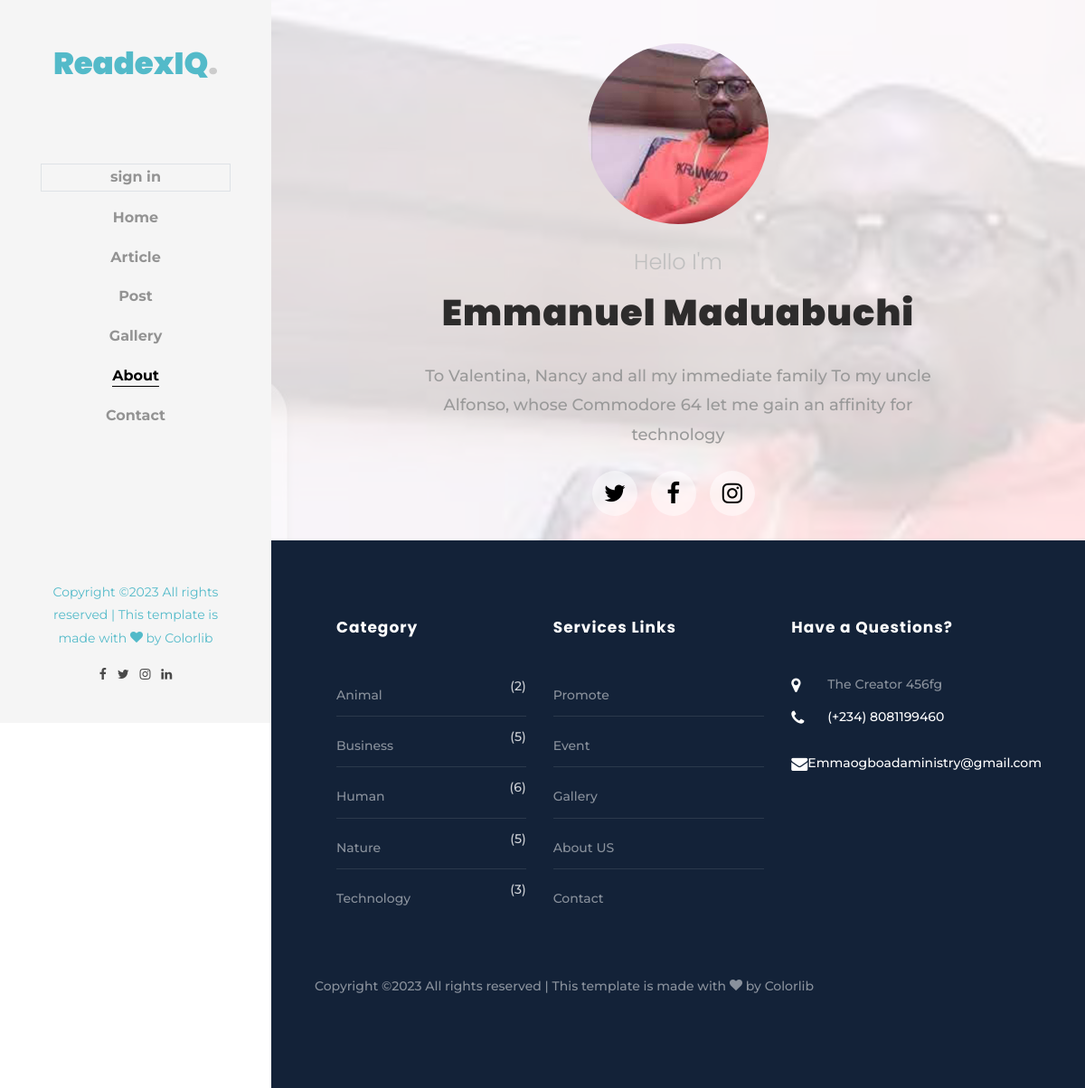
Page /about-author on the committed database.
### bookApp/models.py (models this page shows, shortened)
class Author(models.Model):
    user = models.OneToOneField(User, on_delete=models.CASCADE)
    first_name = models.CharField(max_length=20, blank=False, null=True)
    last_name = models.CharField(max_length=20, blank=False, null=True)
    about = models.TextField(blank=False, null=True)
    address = models.TextField(blank=False, null=True)
    street = models.TextField(blank=False, null=True)
    website_name = models.TextField(default='Elen', blank=True, null=True)
    facebook_url = models.CharField(max_length=225, blank=True, null=True)
    twitter_url = models.CharField(max_length=225, blank=True, null=True)
    telegram_url = models.CharField(max_length=225, blank=True, null=True)
    linkdin_url = models.CharField(max_length=225, blank=True, null=True)
    telgram_url = models.CharField(max_length=225, blank=True, null=True)
    tel = models.IntegerField(default="(234) ", null=True)
    image = models.ImageField(upload_to='myApp/image',  blank=False, null=True)

class Category(models.Model):
    title = models.CharField(max_length=20, blank=False, null=True)
    description = models.TextField(blank=False, null=True)
    slug = models.SlugField( blank=False, null=True)
    thumbnail = models.ImageField( blank=False, null=True)
    timestamp = models.DateTimeField(auto_now_add=True, blank=False, null=True)

### bookApp/views.py (the view)
# urls.py: path('about-author', AboutView.as_view(), name='about'),
class AboutView(ListView):
    model = Author
    template_name = 'bookApp/about.html'
    def get_context_data(self,**kwargs):
        context = super().get_context_data(**kwargs)
        context['author'] = Author.objects.get(id=1)
        context['sidebar'] = Post.objects.values('categories__title').annotate(Count('categories__title'))
        return context

### bookApp/templates/bookApp/about.html (shortened to what this page needs)
{% extends 'bookapp/base.html' %}
{% load static %}
  {% block content %}
	<div id="colorlib-page">
		<aside id="colorlib-aside" role="complementary" class="js-fullheight text-center">
			<h1 id="colorlib-logo"><a style="color: #17a3b8bb;" href="{% url 'home' %}">{{author.website_name|capfirst}}<span>.</span></a></h1>
			<nav id="colorlib-main-menu" role="navigation">
				<ul>
					{% if request.user.is_authenticated %}
					<li>
						<div class="border">
							{{user.username|capfirst|truncatechars:8}}<br>
							<small class="icon-user"> <a href="{% url 'logout' %}"> sign out</a></small>
						</div>
					</li>
					{% else %}
					<li class="border"><a href="{% url 'login' %}">sign in</a></li>
					{% endif %}
					    <li><a href="{% url 'home' %}">Home</a></li>
						<li><a href="{% url 'article' %}">Article</a></li>
						<li><a href="{% url 'post' %}">Post</a></li>
						<li><a href="{% url 'photo' %}">Gallery</a></li>
						<li class="colorlib-active"><a href="{% url 'about' %}">About</a></li>
						<li><a href="{% url 'contact' %}">Contact</a></li>
				</ul>
			</nav>
			<div style="color: #17a3b8bb;" class="colorlib-footer">
				<p>
			  Copyright &copy;<script>document.write(new Date().getFullYear());</script> All rights reserved | This template is made with <i class="icon-heart" aria-hidden="true"></i> by <a href="https://colorlib.com" target="_blank">Colorlib</a>
				<ul>
					<li><a><i class="icon-facebook"></i></a></li>
					<li><a><i class="icon-twitter"></i></a></li>
					<li><a><i class="icon-instagram"></i></a></li>
					<li><a><i class="icon-linkedin"></i></a></li>
				</ul>
			</div>
		</aside>
		<div id="colorlib-main">
			<div class="hero-wrap hero-wrap-2 pt-5" style="background-image: url({{author.image.url}});" data-stellar-background-ratio="0.5">
				<div class="overlay"></div>
				<div class="d-flex justify-content-center align-items-center">
					<div class="col-md-8 text text-center">
						<div class="img mb-4" style="background-image: url({{author.image.url}});"></div>
						<div class="desc">
							<h2 class="subheading">Hello I'm</h2>
							<h1 class="mb-4">{{author.first_name|capfirst}} {{author.last_name|capfirst}}</h1>
							<p class="mb-4">{{author.about|capfirst}}</p>
							<ul class="ftco-social mt-3">
                <li class="ftco-animate"><a><span class="icon-twitter"></span></a></li>
                <li class="ftco-animate"><a><span class="icon-facebook"></span></a></li>
                <li class="ftco-animate"><a><span class="icon-instagram"></span></a></li>
              </ul>
						</div>
					</div>
				</div>
			</div>
			{% include 'bookApp/includes/footer.html' %}
		</div>
	</div>
{% endblock %}

### bookApp/templates/bookApp/includes/footer.html
 <footer class="ftco-footer ftco-bg-dark ftco-section">
      <div class="container px-md-5">
        <div class="row mb-5">
          <div class="col-md">
            <div class="ftco-footer-widget mb-4 ml-md-4">
              <h2 class="ftco-heading-2">Category</h2>
              <ul class="list-unstyled categories">
                {% for tags in sidebar %}
		            <li><a href="#">{{ tags.categories__title|capfirst }}<span>({{ tags.categories__title__count }})</span></a></li>
		            {% endfor %}
              </ul>
            </div>
          </div>
          <div class="col-md">
             <div class="ftco-footer-widget mb-4">
              <h2 class="ftco-heading-2">Services Links</h2>
              <ul class="list-unstyled categories">
            		<li><a href="{% url 'home' %}">Promote</a></li>
                <li><a href="{% url 'article' %}">Event</a></li>
                <li><a href="{% url 'photo' %}">Gallery</a></li>
                <li><a href="{% url 'about' %}">About US</a></li>
                <li><a href="{% url 'contact' %}">Contact</a></li>
              </ul>
            </div>
          </div>
          <div class="col-md">
            <div class="ftco-footer-widget mb-4">
            	<h2 class="ftco-heading-2">Have a Questions?</h2>
            	<div class="block-23 mb-3">
	              <ul>
	                <li><span class="icon icon-map-marker"></span><span class="text">{{author.address|title}}</span></li>
	                <li><a><span class="icon icon-phone"></span><span class="text">(+234) {{author.tel}}</span></a></li>
	                <li><a><span class="icon icon-envelope"></span><span class="text">{{author.user.email|capfirst}}</span></a></li>
	              </ul>
	            </div>
            </div>
          </div>
        </div>
        <div class="row">
          <div class="col-md-12">
            <p>
  Copyright &copy;<script>document.write(new Date().getFullYear());</script> All rights reserved | This template is made with <i class="icon-heart" aria-hidden="true"></i> by <a href="https://colorlib.com" target="_blank">Colorlib</a>
  </p>
          </div>
        </div>
      </div>
    </footer>

### bookApp/static/bookApp/css/icomoon.css (style rules this page uses)
[class^="icon-"], [class*=" icon-"] { font-family: 'icomoon' !important; speak: none; font-style: normal; font-weight: normal; font-variant: normal; text-transform: none; line-height: 1; -webkit-font-smoothing: antialiased; -moz-osx-font-smoothing: grayscale; }
.icon-heart:before { content: "\f004"; }
.icon-map-marker:before { content: "\f041"; }
.icon-phone:before { content: "\f095"; }
.icon-twitter:before { content: "\f099"; }
.icon-facebook:before { content: "\f09a"; }
.icon-envelope:before { content: "\f0e0"; }
.icon-linkedin:before { content: "\f0e1"; }
.icon-instagram:before { content: "\f16d"; }

### rows in the picture
Author: website_name "ReadexIQ", image (picture), first_name "Emmanuel", last_name "Maduabuchi", about "To Valentina, Nancy and all my immediate family To my uncle Alfonso, whose Commodore 64 let me gain an affinity for technology", address "The Creator 456fg", tel "8081199460", user.email "Emmaogboadaministry@gmail.com"
Category: categories__title "Animal", categories__title__count "2"
Category: categories__title "Business", categories__title__count "5"
Category: categories__title "Human", categories__title__count "6"
Category: categories__title "Nature", categories__title__count "5"
Category: categories__title "Technology", categories__title__count "3"
